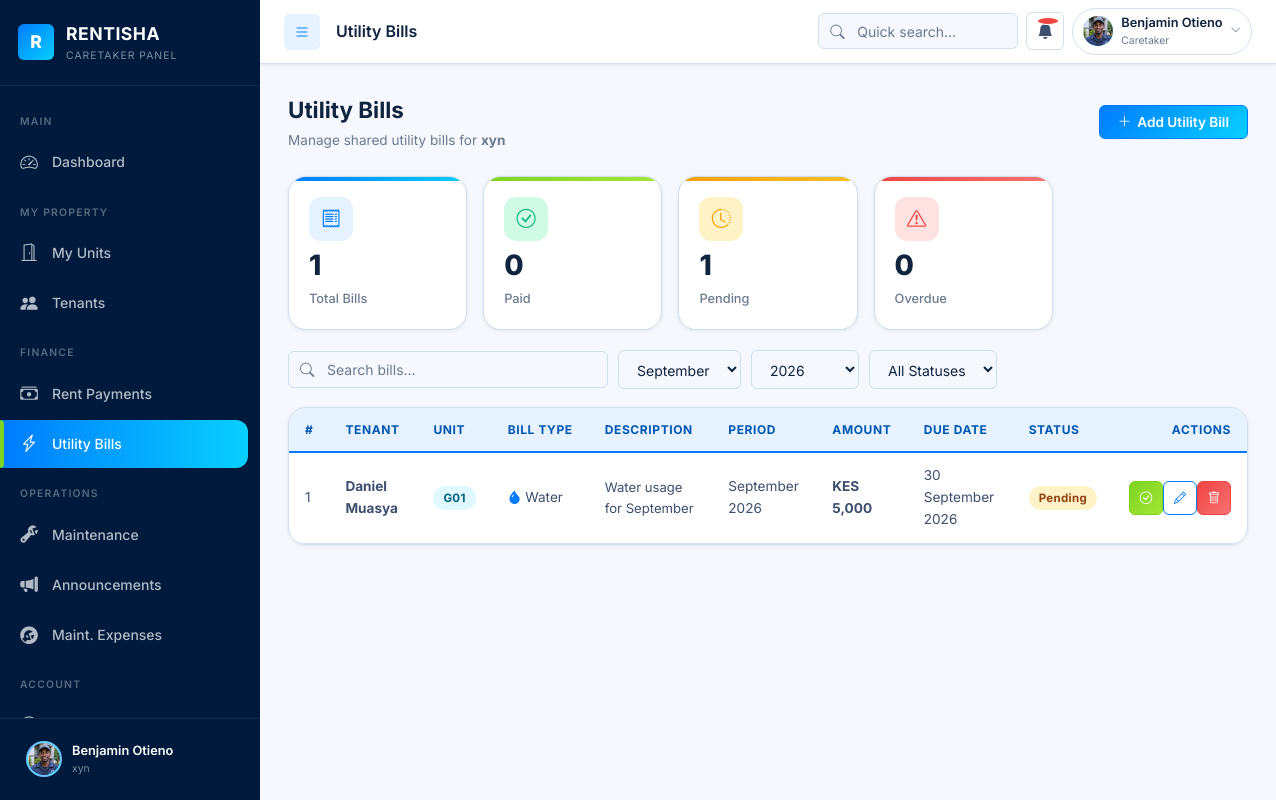
The page /caretaker/utilities.php (signed in) on the database its author committed.
### tables this page shows
CREATE TABLE `apartments` (
  `id` int(10) UNSIGNED NOT NULL,
  `name` varchar(120) NOT NULL,
  `location` varchar(255) NOT NULL,
  `county` varchar(80) DEFAULT NULL,
  `town` varchar(80) DEFAULT NULL,
  `estate` varchar(80) DEFAULT NULL,
  `street` varchar(120) DEFAULT NULL,
  `floors` tinyint(3) UNSIGNED DEFAULT 1,
  `total_units` smallint(5) UNSIGNED DEFAULT 0,
  `caretaker_id` int(10) UNSIGNED DEFAULT NULL COMMENT 'FK → users (caretaker)',
  `status` enum('Active','Inactive') NOT NULL DEFAULT 'Active',
  `description` text DEFAULT NULL,
  `created_at` datetime NOT NULL DEFAULT current_timestamp(),
  `updated_at` datetime DEFAULT NULL ON UPDATE current_timestamp()
);

CREATE TABLE `utility_bills` (
  `id` int(10) UNSIGNED NOT NULL,
  `apartment_id` int(10) UNSIGNED DEFAULT NULL,
  `unit_id` int(10) UNSIGNED DEFAULT NULL COMMENT 'NULL = apartment-wide charge',
  `tenant_id` int(10) UNSIGNED DEFAULT NULL,
  `bill_type` enum('Water','Electricity','Garbage','Security','Internet','Other') NOT NULL DEFAULT 'Other',
  `description` varchar(255) DEFAULT NULL,
  `amount` decimal(10,2) NOT NULL,
  `billing_month` enum('January','February','March','April','May','June','July','August','September','October','November','December') NOT NULL,
  `billing_year` year(4) NOT NULL,
  `due_date` date DEFAULT NULL,
  `status` enum('Paid','Pending','Overdue') NOT NULL DEFAULT 'Pending',
  `paid_date` date DEFAULT NULL,
  `issued_by` int(10) UNSIGNED DEFAULT NULL COMMENT 'FK → users (caretaker who issued)',
  `reference` varchar(100) DEFAULT NULL,
  `created_at` datetime NOT NULL DEFAULT current_timestamp()
);

CREATE TABLE `users` (
  `id` int(10) UNSIGNED NOT NULL,
  `full_name` varchar(120) NOT NULL,
  `email` varchar(180) NOT NULL,
  `phone` varchar(20) DEFAULT NULL,
  `id_number` varchar(30) DEFAULT NULL COMMENT 'National ID or Passport',
  `password_hash` varchar(255) NOT NULL,
  `role` enum('admin','caretaker','tenant') NOT NULL,
  `status` enum('active','inactive','suspended','prospective','moved_out','terminated','pending_setup','pending_approval') NOT NULL DEFAULT 'pending_setup',
  `must_change_password` tinyint(1) NOT NULL DEFAULT 0 COMMENT '1 = force password change on next login',
  `avatar` varchar(255) DEFAULT NULL COMMENT 'Relative path to profile image',
  `emergency_contact` varchar(200) DEFAULT NULL,
  `preferred_apartment_id` int(10) UNSIGNED DEFAULT NULL COMMENT 'Tenant preference set during self-registration',
  `preferred_unit_type` varchar(60) DEFAULT NULL COMMENT 'Unit type preferred on registration',
  `notes` text DEFAULT NULL COMMENT 'Free-text notes from registration form',
  `created_at` datetime NOT NULL DEFAULT current_timestamp(),
  `updated_at` datetime DEFAULT NULL ON UPDATE current_timestamp()
);

CREATE TABLE `units` (
  `id` int(10) UNSIGNED NOT NULL,
  `apartment_id` int(10) UNSIGNED NOT NULL,
  `unit_number` varchar(20) NOT NULL,
  `unit_type` enum('Bedsitter','Studio','Self-Contained','1 Bedroom','2 Bedroom','3 Bedroom','4 Bedroom','Penthouse','Maisonette','Shop','Office','Other') NOT NULL DEFAULT '1 Bedroom',
  `floor` tinyint(3) UNSIGNED DEFAULT 0,
  `bathrooms` tinyint(3) UNSIGNED DEFAULT 1,
  `monthly_rent` decimal(10,2) NOT NULL,
  `deposit` decimal(10,2) DEFAULT 0.00,
  `status` enum('Vacant','Occupied','Under Maintenance') NOT NULL DEFAULT 'Vacant',
  `features` longtext DEFAULT NULL COMMENT 'Array of amenity strings' CHECK (json_valid(`features`)),
  `notes` text DEFAULT NULL,
  `created_at` datetime NOT NULL DEFAULT current_timestamp(),
  `updated_at` datetime DEFAULT NULL ON UPDATE current_timestamp()
);

### includes/db_helpers.php (called while the page is built, shortened)
<?php
function _hasTable(string $table): bool {
    try {
        $pdo = getDB();
        return (bool)$pdo->query("SHOW TABLES LIKE '{$table}'")->fetchColumn();
    } catch (Exception $e) {
        return false;
    }
}
function getCaretakerApartment(int $caretakerId): ?array {
    $pdo = getDB();
    if (_hasTable('caretaker_assignments')) {
        $st = $pdo->prepare("SELECT a.* FROM caretaker_assignments ca JOIN apartments a ON a.id=ca.apartment_id WHERE ca.caretaker_id=:cid AND ca.status='active' LIMIT 1");
    } else {
        $st = $pdo->prepare("SELECT * FROM apartments WHERE caretaker_id=:cid AND status='Active' LIMIT 1");
    }
    $st->execute([':cid'=>$caretakerId]);
    $row = $st->fetch(PDO::FETCH_ASSOC);
    return $row ?: null;
}
function getUtilityBillsByApartment(int $apartmentId): array {
    $pdo = getDB();
    $st  = $pdo->prepare("SELECT ub.*,u.full_name AS tenant_name,un.unit_number FROM utility_bills ub JOIN users u ON u.id=ub.tenant_id LEFT JOIN units un ON un.id=ub.unit_id WHERE ub.apartment_id=:apt_id ORDER BY ub.created_at DESC");
    $st->execute([':apt_id'=>$apartmentId]);
    return $st->fetchAll(PDO::FETCH_ASSOC);
}
function formatDate(?string $date): string {
    try { return (new DateTime($date))->format('j F Y'); }
    catch (Exception $e) { return $date; }
}
function formatKES($amount): string {
    return 'KES '.number_format((float)$amount,0);
}
function statusBadgeClass(string $status): string {
    $map = [
        'paid'=>'badge-paid','active'=>'badge-paid','resolved'=>'badge-paid',
        'occupied'=>'badge-paid','cleared'=>'badge-paid',
        'pending'=>'badge-pending',
        'overdue'=>'badge-overdue','bounced'=>'badge-overdue','terminated'=>'badge-overdue',
        'vacant'=>'badge-progress','reserved'=>'badge-progress','in progress'=>'badge-progress',
        'inactive'=>'badge-inactive','moved_out'=>'badge-inactive','moved out'=>'badge-inactive',
        'prospective'=>'badge-prospective',
    ];
    $key = strtolower($status);
    return isset($map[$key]) ? $map[$key] : 'badge-info';
}

### caretaker/utilities.php (the view, shortened to what this page needs)
<?php
require_once '../includes/db_helpers.php';
$apt = getCaretakerApartment($_SESSION['user_id']);
$aptId = $apt['id'];
$filterMonth = $_GET['month'] ?? date('F');
$filterYear  = (int)($_GET['year'] ?? date('Y'));
$bills = getUtilityBillsByApartment($aptId);
if ($filterMonth || $filterYear) {
    $bills = array_filter($bills, function($b) use ($filterMonth, $filterYear) {
        $matchMonth = !$filterMonth || $b['billing_month'] === $filterMonth;
        $matchYear  = !$filterYear || $b['billing_year'] == $filterYear;
        return $matchMonth && $matchYear;
    });
}
?>
<!DOCTYPE html>
<html lang="en">
<head>
  <link rel="stylesheet" href="https://cdn.jsdelivr.net/npm/bootstrap-icons@1.11.3/font/bootstrap-icons.min.css">
  <link rel="stylesheet" href="../assets/css/style.css">
</head>
<body>
<div class="rms-shell">
  <?php include '../includes/sidebar_caretaker.php'; ?>
  <div class="main-content" id="mainContent">
    <?php include '../includes/topnav.php'; ?>
    <div class="page-content">
      <div class="page-header">
        <div>
          <h1>Utility Bills</h1>
          <p>Manage shared utility bills for <strong><?= htmlspecialchars($apt['name']) ?></strong></p>
        </div>
        <button class="btn btn-primary" data-modal-open="billModal">
          <i class="bi bi-plus-lg"></i> Add Utility Bill
        </button>
      </div>
      <?php
      $totalBills = count($bills);
      $paidBills = count(array_filter($bills, fn($b) => $b['status'] === 'Paid'));
      $pendingBills = count(array_filter($bills, fn($b) => $b['status'] === 'Pending'));
      $overdueBills = count(array_filter($bills, fn($b) => $b['status'] === 'Overdue'));
      ?>
      <div class="stats-grid" style="grid-template-columns:repeat(auto-fill,minmax(150px,1fr));margin-bottom:20px;">
        <div class="stat-card blue">
          <div class="stat-icon"><i class="bi bi-receipt"></i></div>
          <div class="stat-value"><?= $totalBills ?></div>
          <div class="stat-label">Total Bills</div>
        </div>
        <div class="stat-card green">
          <div class="stat-icon"><i class="bi bi-check-circle"></i></div>
          <div class="stat-value"><?= $paidBills ?></div>
          <div class="stat-label">Paid</div>
        </div>
        <div class="stat-card orange">
          <div class="stat-icon"><i class="bi bi-clock-history"></i></div>
          <div class="stat-value"><?= $pendingBills ?></div>
          <div class="stat-label">Pending</div>
        </div>
        <div class="stat-card red">
          <div class="stat-icon"><i class="bi bi-exclamation-triangle"></i></div>
          <div class="stat-value"><?= $overdueBills ?></div>
          <div class="stat-label">Overdue</div>
        </div>
      </div>
      <div class="filter-bar">
        <div class="input-group search-box">
          <input type="search" class="form-control" placeholder="Search bills…" data-search-table="billsTable">
        </div>
        <select class="form-control" style="width:auto;" onchange="filterBills()">
          <?php foreach (['January','February','March','April','May','June','July','August','September','October','November','December'] as $m): ?>
          <option value="<?= $m ?>" <?= $filterMonth===$m ? 'selected' : '' ?>><?= $m ?></option>
          <?php endforeach; ?>
        </select>
        <select class="form-control" style="width:auto;" onchange="filterBills()">
          <?php for ($y = date('Y'); $y >= date('Y')-3; $y--): ?>
          <option value="<?= $y ?>" <?= $filterYear==$y ? 'selected' : '' ?>><?= $y ?></option>
          <?php endfor; ?>
        </select>
        <select class="form-control" id="statusFilter" style="width:auto;" onchange="filterTable()">
          <option value="">All Statuses</option>
        </select>
      </div>
      <div class="card">
        <div class="card-body p-0">
          <div class="table-wrapper">
            <table class="rms-table" id="billsTable">
              <thead>
                <tr>
                  <th>#</th><th>Tenant</th><th>Unit</th><th>Bill Type</th>
                  <th>Description</th><th>Period</th><th>Amount</th>
                  <th>Due Date</th><th>Status</th><th class="col-actions">Actions</th>
                </tr>
              </thead>
              <tbody>
                <?php if (empty($bills)): ?>
                <tr>
                  <td colspan="10" style="text-align:center;padding:36px;color:var(--text-muted);">
                    <i class="bi bi-lightning-charge" style="font-size:2.5rem;display:block;margin-bottom:8px;"></i>
                    No utility bills yet. <a href="#" data-modal-open="billModal">Add your first bill</a>.
                  </td>
                </tr>
                <?php else: ?>
                  <?php foreach ($bills as $i => $b): ?>
                  <tr data-status="<?= $b['status'] ?>">
                    <td><?= $i + 1 ?></td>
                    <td class="fw-bold"><?= htmlspecialchars($b['tenant_name'] ?? '—') ?></td>
                    <td><span class="badge badge-info"><?= htmlspecialchars($b['unit_number'] ?? '—') ?></span></td>
                    <td>
                      <span style="display:inline-flex;align-items:center;gap:4px;">
                        <?php
                        $icons = [
                          'Water'=>'droplet-fill','Electricity'=>'lightning-charge-fill',
                          'Garbage'=>'trash-fill','Security'=>'shield-fill-check',
                          'Internet'=>'wifi','Other'=>'three-dots'
                        ];
                        $icon = $icons[$b['bill_type']] ?? 'receipt';
                        ?>
                        <i class="bi bi-<?= $icon ?>" style="color:var(--primary);"></i>
                        <?= htmlspecialchars($b['bill_type']) ?>
                      </span>
                    </td>
                    <td style="font-size:.82rem;"><?= htmlspecialchars($b['description'] ?? '—') ?></td>
                    <td><?= $b['billing_month'] . ' ' . $b['billing_year'] ?></td>
                    <td class="fw-bold"><?= formatKES($b['amount']) ?></td>
                    <td><?= formatDate($b['due_date']) ?></td>
                    <td><span class="badge <?= statusBadgeClass($b['status']) ?>"><?= $b['status'] ?></span></td>
                    <td class="col-actions">
                      <div class="d-flex gap-1" style="justify-content:flex-end;">
                        <?php if ($b['status'] !== 'Paid'): ?>
                        <form method="POST" action="../includes/save_utility_bill.php" style="display:inline;">
                          <button type="submit" class="btn btn-success btn-sm btn-icon"
                            title="Mark as Paid" onclick="return confirm('Mark this bill as Paid?')">
                            <i class="bi bi-check-circle"></i>
                          </button>
                        </form>
                        <button class="btn btn-outline btn-sm btn-icon" title="Edit"
                          onclick='editBill(<?= json_encode($b) ?>)'>
                          <i class="bi bi-pencil"></i>
                        </button>
                        <form method="POST" action="../includes/save_utility_bill.php" style="display:inline;"
                          onsubmit="return confirm('Delete this bill?')">
                          <button type="submit" class="btn btn-danger btn-sm btn-icon" title="Delete">
                            <i class="bi bi-trash"></i>
                          </button>
                        </form>
                        <?php else: ?>
                        <span class="badge badge-paid"><i class="bi bi-check-circle"></i> Paid</span>
                        <?php endif; ?>
                      </div>
                    </td>
                  </tr>
                  <?php endforeach; ?>
                <?php endif; ?>
              </tbody>
            </table>
          </div>
        </div>
      </div>
    </div>
  </div>
</div>
</body>
</html>

### rows shown on the page
apartments: name "xyn"
utility_bills: totalBills "1", paidBills "0", pendingBills "1", overdueBills "0", tenant.full_name "Daniel Muasya", unit.unit_number "G01", bill_type "Water", description "Water usage for September", billing_month "September", billing_year "2026", amount "KES 5,000", due_date "30 September 2026", status "Pending"

### other values the page prints
isset($_SESSION['name']) ? $_SESSION['name'] : 'Caretaker' "Benjamin Otieno"
isset($_SESSION['apartment']) ? $_SESSION['apartment'] : 'Caretaker' "xyn"
$pageTitle "Utility Bills"
$userName "Benjamin Otieno"
$roleBadge['label'] "Caretaker"
form field value "September"
form field value "2026"
